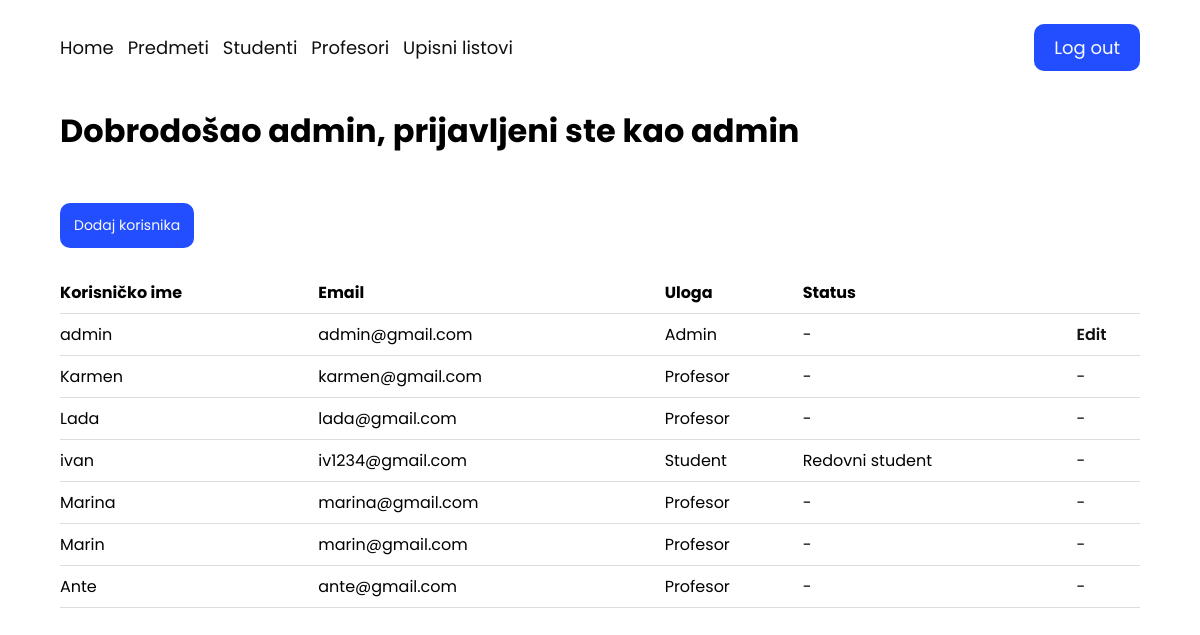
The page /admin_page/ (signed in) on the database its author committed.
### base/models.py (models this page shows, shortened)
class Korisnik(AbstractUser):
    ROLES = (('prof', 'profesor'), ('stu', 'student'),('adm', 'admin'))
    STATUS = (('none', 'None'), ('izv', 'izvanredni student'), ('red', 'redovni student'))
    email = models.EmailField(unique=True)
    role = models.CharField(max_length=50,choices=ROLES,default='stu')
    status = models.CharField(blank=True,max_length=50,choices=STATUS,default='red')
    class Meta:
        verbose_name_plural = 'Korisnici'

### base/decorators.py (the view)
        def wrapper_func(request, *args, **kwargs):
            group = None
            if request.user.role == 'adm':
                group = 'admin'
            elif request.user.role == 'prof':
                group = 'professor'
            else:
                group = 'student'
            if group in allowed_roles:
                return view_funct(request, *args, **kwargs)
            else:
                return HttpResponse('<h2>You are not authorized</h2>')

### base/auth.py (called while the page is built)
    def get_user(self, user_id):
        UserModel = get_user_model()
        try:
            return UserModel.objects.get(pk=user_id)
        except UserModel.DoesNotExist:
            return None

### base/views.py (called while the page is built)
@login_required(login_url='/login/')
@allowed_users(allowed_roles=['admin'])
def admin(request):
    users = Korisnik.objects.all()
    return render(request, 'base/admin_page.html',{
        'users':users
    })

### base/templates/base/admin_page.html
{% extends 'main.html' %}
{% block content %}
{% if request.user.is_authenticated %}
<main>
    <h1 class="naslov">Dobrodošao {{request.user.username}}, prijavljeni ste kao admin</h1>
    <a href="{% url 'admin_user_form' %}" class="add_button">Dodaj korisnika</a>
    <table>
        <tr>
            <th>Korisničko ime</th>
            <th>Email</th>
            <th>Uloga</th>
            <th>Status</th>
            <th></th>
        </tr>
        {% for user in users%}
        <tr>
            <td>{{user.username}}</td>
            <td>{{user.email}}</td>
            {%if user.role == 'adm'%}
            <td>Admin</td>
            {%elif user.role == 'prof'%}
            <td>Profesor</td>
            {%else%}
            <td>Student</td>
            {%endif%}
            {%if user.status == 'red'%}
            <td>Redovni student</td>
            {%elif user.status == 'izv'%}
            <td>Izvanredni student</td>
            {%else%}
            <td>-</td>
            {%endif%}
            {% if user.role == 'adm' %}
            <td><a href="{% url 'admin_user_form_update' user.id %}">Edit</a></td>
            {% else %}
            <td>-</td>
            {% endif %}
        </tr>
        {% endfor %}
    </table>
</main>
{%endif%}
{% endblock content %}

### templates/main.html (shortened to what this page needs)
{% load static %}
<!DOCTYPE html>
<html lang="en">
<head>
    <link rel="stylesheet" type="text/css" href="{% static 'css/style.css' %}">
</head>
<body>
    {% include 'header.html' %}
    <div class="container">
        {% block content %}
        {% endblock %}
    </div>
</body>
</html>

### templates/header.html
<header>
    <ul class="links">
        {% if request.user.is_authenticated %}
        <ul class="links_user">
            {% if request.user.role == 'adm' %}
            <li><a href="{% url 'admin_page' %}">Home</a></li>
            <li><a href="{% url 'admin_subject' %}">Predmeti</a></li>
            <li><a href="{% url 'admin_student' %}">Studenti</a></li>
            <li><a href="{% url 'admin_professor' %}">Profesori</a></li>
            <li><a href="{% url 'admin_upisi' %}">Upisni listovi</a></li>
            {% elif request.user.role == 'prof' %}
            <li><a href="{% url 'professor' %}">Home</a></li>
            <li><a href="{% url 'professor_subject' %}">Moji predmeti</a></li>
            <li><a href="{% url 'professor_students' %}">Studenti</a></li>
            {% else %}
            <li><a href="/">Home</a></li>
            <li><a href="{% url 'subject' %}">Predmeti</a></li>
            {% endif %}
        </ul>
        <li class="logout"><a href="{% url 'logout' %}">Log out</a></li>
        {% else %}
        <li><a href="{% url 'signup' %}">Sign up</a></li>
        <li><a href="{% url 'login' %}">Log in</a></li>
        {% endif %}
    </ul>
</header>

### static/css/style.css (style rules this page uses)
* { margin: 0; padding: 0; box-sizing: border-box; }
body { font-family: "Poppins", sans-serif; }
header { padding: 24px 0; width: 100%; }
header .links { width: 90%; margin: auto; justify-content: space-between; align-items: center; }
header ul { display: flex; flex-direction: row; gap: 14px; font-size: 18px; list-style: none; }
header ul a { text-decoration: none; color: #101010; }
.logout { padding: 10px 20px; border-radius: 10px; background-color: rgb(34, 78, 255); }
.logout a { color: #f8f8f8; }
main { display: flex; flex-direction: column; }
.container { width: 90%; margin: auto; }
.naslov { margin: 12px 0 24px; }
table { font-family: "Poppins", sans-serif; border-collapse: collapse; width: 100%; }
td, th { border-bottom: 1px solid #dddddd; text-align: left; padding: 8px 0; }
th a, td a { text-decoration: none; color: #101010; font-weight: 600; }
.add_button { align-self: baseline; margin: 24px 0; font-size: 14px; padding: 12px 14px; border-radius: 10px; background-color: rgb(34, 78, 255); color: #f8f8f8; border: none; outline: none; cursor: pointer; text-decoration: none; }

### rows shown on the page
Korisnik: user.username "admin", username "admin", email "admin@gmail.com", role "Admin"
Korisnik: username "Karmen", email "karmen@gmail.com", role "Profesor"
Korisnik: username "Lada", email "lada@gmail.com", role "Profesor"
Korisnik: username "ivan", email "iv1234@gmail.com", role "Student", status "Redovni student"
Korisnik: username "Marina", email "marina@gmail.com", role "Profesor"
Korisnik: username "Marin", email "marin@gmail.com", role "Profesor"
Korisnik: username "Ante", email "ante@gmail.com", role "Profesor"
